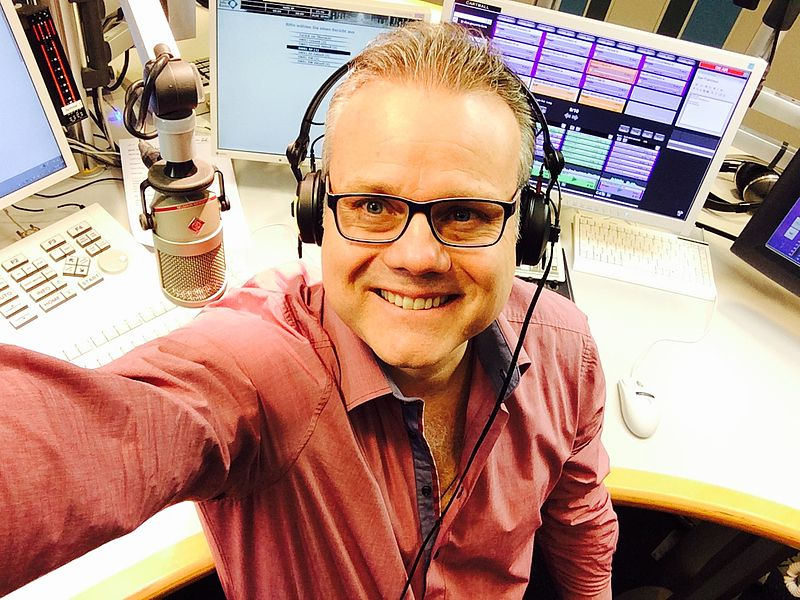
#> input picture src/test2.jpg, 800 x 600 px, found by its file name
$ python basic.py   (older library calls are emulated)
#> lines starting #> are read from the running program, lines starting #| are printed output that depends on the picture
import cv2
import numpy as np

# Read the image in grayscale
img = cv2.imread('src/test2.jpg', 0)
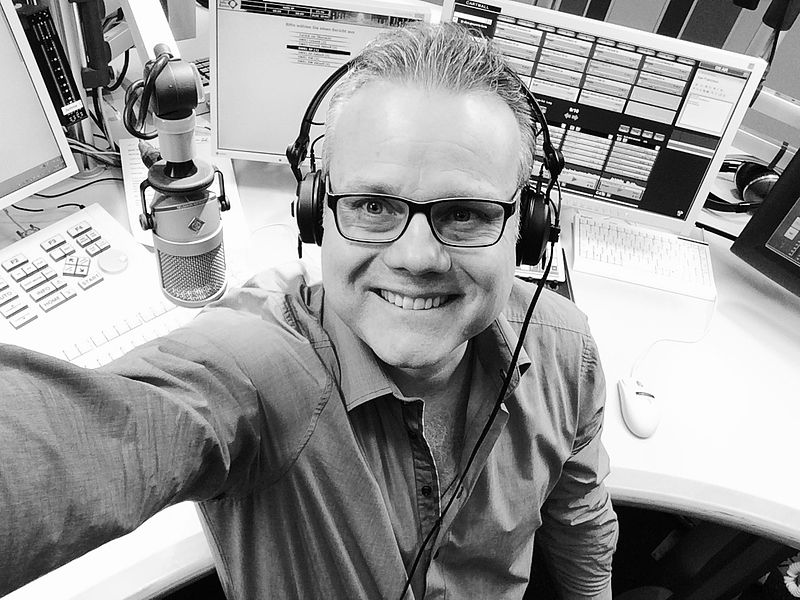
#> img: shape (600, 800); min 0, max 255, mean 151.9
if img is None:
    print("Error: Could not read the image.")
else:
    w, h = 300, 300

    # Resize the image
    resize_img = cv2.resize(img, (w, h), interpolation=cv2.INTER_LINEAR)

    # Apply median blur
    img_blur = cv2.medianBlur(resize_img, ksize=3)
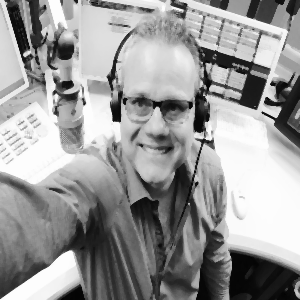
#> img_blur: shape (300, 300); min 3, max 254, mean 152.7

    # Apply Sobel edge detection
    sobelx = cv2.Sobel(src=img_blur, ddepth=cv2.CV_64F, dx=1, dy=0, ksize=5)
    sobely = cv2.Sobel(src=img_blur, ddepth=cv2.CV_64F, dx=0, dy=1, ksize=5)
    sobelxy = cv2.Sobel(src=img_blur, ddepth=cv2.CV_64F, dx=1, dy=1, ksize=5)

    sobelxy2 = cv2.Sobel(src=resize_img, ddepth=cv2.CV_64F, dx=1, dy=1, ksize=5)
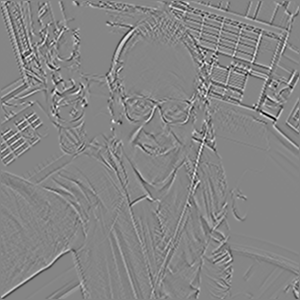
#> sobelxy2: shape (300, 300) float64; min -2856, max 2591, mean 0; drawn with min black and max white

    # Convert Sobel images to uint8 for display
    abs_sobelx = cv2.convertScaleAbs(sobelx)
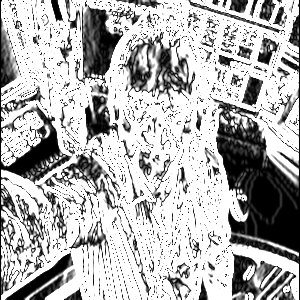
#> abs_sobelx: shape (300, 300); min 0, max 255, mean 179.2
    abs_sobely = cv2.convertScaleAbs(sobely)
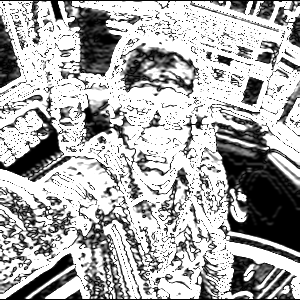
#> abs_sobely: shape (300, 300); min 0, max 255, mean 171.8
    abs_sobelxy = cv2.convertScaleAbs(sobelxy)

    abs_sobelxy2 = cv2.convertScaleAbs(sobelxy2)
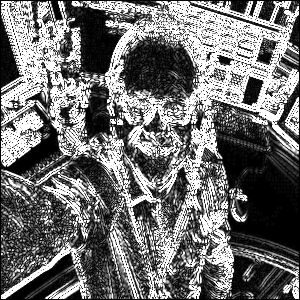
#> abs_sobelxy2: shape (300, 300); min 0, max 255, mean 112.8

    # Concatenate images horizontally
    imgfull = np.concatenate((resize_img, img_blur, abs_sobelxy, abs_sobelxy2), axis=1)
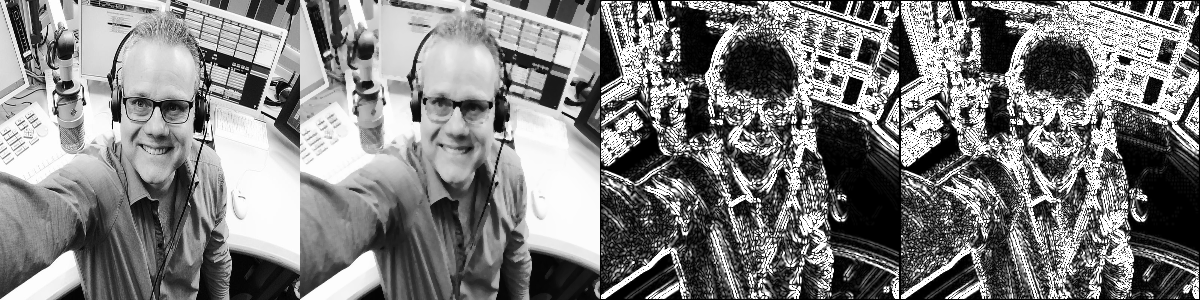
#> imgfull: shape (300, 1200); min 0, max 255, mean 128.1
    # Display the concatenated images
    cv2.imshow("all", imgfull)
    cv2.waitKey(0)
    cv2.destroyAllWindows()

$ run again, with src/test.png saved as src/test2.jpg
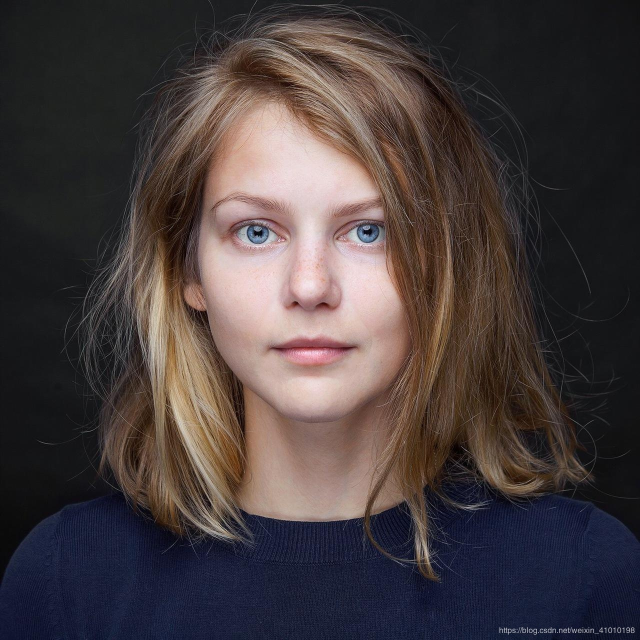
#> input picture src/test.png, 1280 x 1280 px, found by its file name (shown at 1/2 size)
#> `imgfull = np.concatenate((resize_img, img_blur, abs_sobelxy, abs_sobel..`:
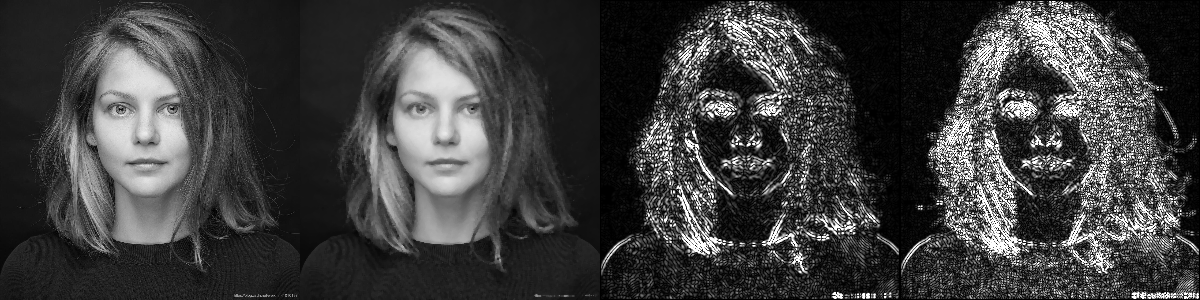
#> imgfull: shape (300, 1200); min 0, max 255, mean 62
